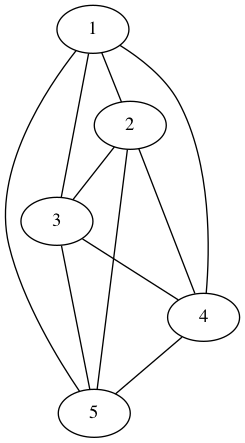

Here is the Python script that generated this plot:
import subprocess

def user_input_team_size():
    """
    Prompt the user to input a valid team size and return it.
    """
    while True:
        input_value = input("Please input a team size: ")
        try:
            team_size = int(input_value)
            if team_size <= 0:
                print("Please enter a positive integer.")
                continue
            if team_size > 40:
                choice = input("Warning: Team size exceeds the recommended maximum of 40. Do you want to continue? (y/n): ")
                if choice.lower() != "y":
                    continue
            return team_size
        except ValueError:
            print("Please enter a valid integer.")

def fill_team_list(team_size):
    """
    Generate and return a list of team members based on the given team size.
    """
    return list(range(1, team_size+1))

def create_graph_file(filename, team_list):
    """
    Create a graph file with the given filename and team list.
    """
    with open(filename, 'w') as fp:
        fp.write('graph Brookslawvisualizer {\n')
        graph_entries = [f"{item} -- {item2}\n" for item in team_list for item2 in team_list if item < item2]
        fp.writelines(graph_entries)
        fp.write('}\n')

def execute_graphviz_command(gv_filename, output_filename):
    """
    Execute the GraphViz command to generate the graph file.
    """
    try:
        subprocess.run(["circo", "-V"], check=True)
        bash_command = f"circo -Tpng {gv_filename} -o {output_filename}"
        process = subprocess.run(bash_command.split(), stdout=subprocess.PIPE, check=True)
    except subprocess.CalledProcessError as e:
        print(f"An error occurred while executing GraphViz command: {e}")
        # Handle the error appropriately
    except FileNotFoundError:
        print("GraphViz (circo) is not installed. Please install GraphViz to generate the graph.")
        # Handle the error appropriately
    except Exception as e:
        print(f"An error occurred during graph generation: {e}")
        # Handle the error appropriately

# Usage:
team_size = user_input_team_size()
team_list = fill_team_list(team_size)
create_graph_file('brookslawvisualizer.gv', team_list)
execute_graphviz_command('brookslawvisualizer.gv', 'brookslawvisualizer.png')
